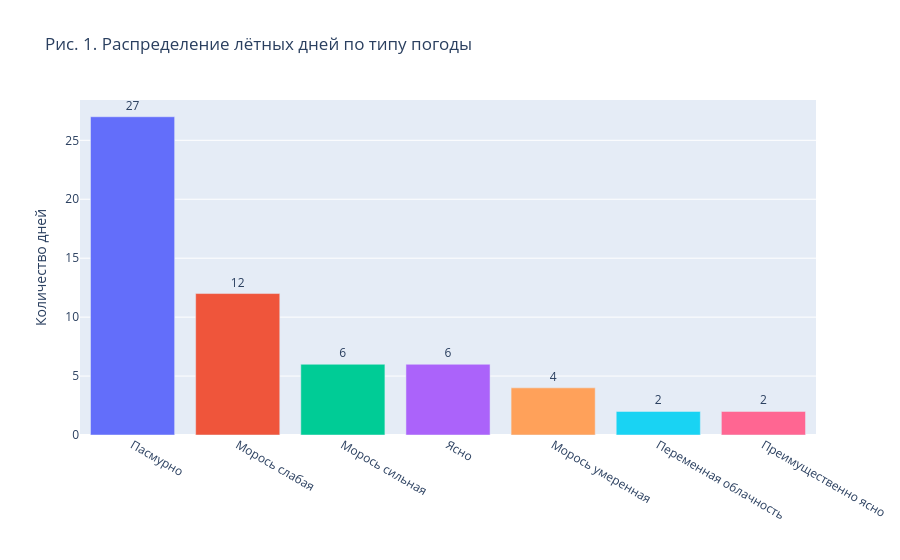

The cell this chart's notebook holds for it:
### Markdown cell above
### Обзор выборки и условий эксперимента

Достоверность выводов статистического анализа во многом определяется репрезентативностью выборки. Необходимо убедиться, что 59 лётных дней охватывают достаточно разнообразные метеорологические условия и что среди них не возникает систематического преобладания отдельных режимов ветра или облачности. На рис. 1 представлено распределение дней по типу погоды, на рис. 2 — гистограммы ключевых метеопараметров.

### Code cell
weather_counts = weather["weather_code_text"].value_counts().reset_index()
weather_counts.columns = ["Погода", "Дней"]

fig = px.bar(
    weather_counts, x="Погода", y="Дней",
    color="Погода", text="Дней",
    title="Рис. 1. Распределение лётных дней по типу погоды",
)
fig.update_layout(showlegend=False, xaxis_title="", yaxis_title="Количество дней")
fig.update_traces(textposition="outside")
ALL_FIGS.append(("fig_01_weather_types", fig))
fig.show()

### Figure 1 — Plotly figure (JSON) as saved in the notebook; plotly's stock layout.template omitted (floating-point values rounded to 4 significant figures)
{"data": [{"hovertemplate": "Погода=%{x}<br>Дней=%{text}<extra></extra>", "legendgroup": "Пасмурно", "marker": {"color": "#636efa", "pattern": {"shape": ""}}, "name": "Пасмурно", "orientation": "v", "showlegend": true, "text": [27.0], "textposition": "outside", "type": "bar", "x": ["Пасмурно"], "xaxis": "x", "y": [27], "yaxis": "y"}, {"hovertemplate": "Погода=%{x}<br>Дней=%{text}<extra></extra>", "legendgroup": "Морось слабая", "marker": {"color": "#EF553B", "pattern": {"shape": ""}}, "name": "Морось слабая", "orientation": "v", "showlegend": true, "text": [12.0], "textposition": "outside", "type": "bar", "x": ["Морось слабая"], "xaxis": "x", "y": [12], "yaxis": "y"}, {"hovertemplate": "Погода=%{x}<br>Дней=%{text}<extra></extra>", "legendgroup": "Морось сильная", "marker": {"color": "#00cc96", "pattern": {"shape": ""}}, "name": "Морось сильная", "orientation": "v", "showlegend": true, "text": [6.0], "textposition": "outside", "type": "bar", "x": ["Морось сильная"], "xaxis": "x", "y": [6], "yaxis": "y"}, {"hovertemplate": "Погода=%{x}<br>Дней=%{text}<extra></extra>", "legendgroup": "Ясно", "marker": {"color": "#ab63fa", "pattern": {"shape": ""}}, "name": "Ясно", "orientation": "v", "showlegend": true, "text": [6.0], "textposition": "outside", "type": "bar", "x": ["Ясно"], "xaxis": "x", "y": [6], "yaxis": "y"}, {"hovertemplate": "Погода=%{x}<br>Дней=%{text}<extra></extra>", "legendgroup": "Морось умеренная", "marker": {"color": "#FFA15A", "pattern": {"shape": ""}}, "name": "Морось умеренная", "orientation": "v", "showlegend": true, "text": [4.0], "textposition": "outside", "type": "bar", "x": ["Морось умеренная"], "xaxis": "x", "y": [4], "yaxis": "y"}, {"hovertemplate": "Погода=%{x}<br>Дней=%{text}<extra></extra>", "legendgroup": "Переменная облачность", "marker": {"color": "#19d3f3", "pattern": {"shape": ""}}, "name": "Переменная облачность", "orientation": "v", "showlegend": true, "text": [2.0], "textposition": "outside", "type": "bar", "x": ["Переменная облачность"], "xaxis": "x", "y": [2], "yaxis": "y"}, {"hovertemplate": "Погода=%{x}<br>Дней=%{text}<extra></extra>", "legendgroup": "Преимущественно ясно", "marker": {"color": "#FF6692", "pattern": {"shape": ""}}, "name": "Преимущественно ясно", "orientation": "v", "showlegend": true, "text": [2.0], "textposition": "outside", "type": "bar", "x": ["Преимущественно ясно"], "xaxis": "x", "y": [2], "yaxis": "y"}], "layout": {"barmode": "relative", "legend": {"title": {"text": "Погода"}, "tracegroupgap": 0}, "showlegend": false, "title": {"text": "Рис. 1. Распределение лётных дней по типу погоды"}, "xaxis": {"anchor": "y", "categoryarray": ["Пасмурно", "Морось слабая", "Морось сильная", "Ясно", "Морось умеренная", "Переменная облачность", "Преимущественно ясно"], "categoryorder": "array", "domain": [0, 1], "title": {"text": ""}}, "yaxis": {"anchor": "x", "domain": [0, 1], "title": {"text": "Количество дней"}}}}
